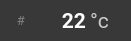
     <widget class="QFrame" name="frame_8">
      <property name="geometry">
       <rect>
        <x>330</x>
        <y>750</y>
        <width>131</width>
        <height>41</height>
       </rect>
      </property>
      <property name="minimumSize">
       <size>
        <width>131</width>
        <height>41</height>
       </size>
      </property>
      <property name="maximumSize">
       <size>
        <width>131</width>
        <height>41</height>
       </size>
      </property>
      <property name="styleSheet">
       <string notr="true">background-color: #383838;
border-radius: 20px;</string>
      </property>
      <property name="frameShape">
       <enum>QFrame::StyledPanel</enum>
      </property>
      <property name="frameShadow">
       <enum>QFrame::Raised</enum>
      </property>
      <widget class="QLabel" name="stat_temp">
       <property name="geometry">
        <rect>
         <x>35</x>
         <y>0</y>
         <width>51</width>
         <height>41</height>
        </rect>
       </property>
       <property name="minimumSize">
        <size>
         <width>51</width>
         <height>41</height>
        </size>
       </property>
       <property name="maximumSize">
        <size>
         <width>51</width>
         <height>41</height>
        </size>
       </property>
       <property name="palette">
        <palette>
         <active>
          <colorrole role="WindowText">
           <brush brushstyle="SolidPattern">
            <color alpha="255">
             <red>255</red>
             <green>255</green>
             <blue>255</blue>
            </color>
           </brush>
          </colorrole>
          <colorrole role="Button">
           <brush brushstyle="SolidPattern">
            <color alpha="255">
             <red>56</red>
             <green>56</green>
             <blue>56</blue>
            </color>
           </brush>
          </colorrole>
          <colorrole role="Text">
           <brush brushstyle="SolidPattern">
            <color alpha="255">
             <red>255</red>
             <green>255</green>
             <blue>255</blue>
            </color>
           </brush>
          </colorrole>
          <colorrole role="ButtonText">
           <brush brushstyle="SolidPattern">
            <color alpha="255">
             <red>255</red>
             <green>255</green>
             <blue>255</blue>
            </color>
           </brush>
          </colorrole>
          <colorrole role="Base">
           <brush brushstyle="SolidPattern">
            <color alpha="255">
             <red>56</red>
             <green>56</green>
             <blue>56</blue>
            </color>
           </brush>
          </colorrole>
          <colorrole role="Window">
           <brush brushstyle="SolidPattern">
            <color alpha="255">
             <red>56</red>
             <green>56</green>
             <blue>56</blue>
            </color>
           </brush>
          </colorrole>
         </active>
         <inactive>
          <colorrole role="WindowText">
           <brush brushstyle="SolidPattern">
            <color alpha="255">
             <red>255</red>
             <green>255</green>
             <blue>255</blue>
            </color>
           </brush>
          </colorrole>
          <colorrole role="Button">
           <brush brushstyle="SolidPattern">
            <color alpha="255">
             <red>56</red>
             <green>56</green>
             <blue>56</blue>
            </color>
           </brush>
          </colorrole>
          <colorrole role="Text">
           <brush brushstyle="SolidPattern">
            <color alpha="255">
             <red>255</red>
             <green>255</green>
             <blue>255</blue>
            </color>
           </brush>
          </colorrole>
          <colorrole role="ButtonText">
           <brush brushstyle="SolidPattern">
            <color alpha="255">
             <red>255</red>
             <green>255</green>
             <blue>255</blue>
            </color>
           </brush>
          </colorrole>
          <colorrole role="Base">
           <brush brushstyle="SolidPattern">
            <color alpha="255">
             <red>56</red>
             <green>56</green>
             <blue>56</blue>
            </color>
           </brush>
          </colorrole>
          <colorrole role="Window">
           <brush brushstyle="SolidPattern">
            <color alpha="255">
             <red>56</red>
             <green>56</green>
             <blue>56</blue>
            </color>
           </brush>
          </colorrole>
         </inactive>
         <disabled>
          <colorrole role="WindowText">
           <brush brushstyle="SolidPattern">
            <color alpha="255">
             <red>255</red>
             <green>255</green>
             <blue>255</blue>
            </color>
           </brush>
          </colorrole>
          <colorrole role="Button">
           <brush brushstyle="SolidPattern">
            <color alpha="255">
             <red>56</red>
             <green>56</green>
             <blue>56</blue>
            </color>
           </brush>
          </colorrole>
          <colorrole role="Text">
           <brush brushstyle="SolidPattern">
            <color alpha="255">
             <red>255</red>
             <green>255</green>
             <blue>255</blue>
            </color>
           </brush>
          </colorrole>
          <colorrole role="ButtonText">
           <brush brushstyle="SolidPattern">
            <color alpha="255">
             <red>255</red>
             <green>255</green>
             <blue>255</blue>
            </color>
           </brush>
          </colorrole>
          <colorrole role="Base">
           <brush brushstyle="SolidPattern">
            <color alpha="255">
             <red>56</red>
             <green>56</green>
             <blue>56</blue>
            </color>
           </brush>
          </colorrole>
          <colorrole role="Window">
           <brush brushstyle="SolidPattern">
            <color alpha="255">
             <red>56</red>
             <green>56</green>
             <blue>56</blue>
            </color>
           </brush>
          </colorrole>
         </disabled>
        </palette>
       </property>
       <property name="font">
        <font>
         <family>Roboto</family>
         <pointsize>16</pointsize>
         <weight>75</weight>
         <bold>true</bold>
        </font>
       </property>
       <property name="styleSheet">
        <string notr="true">color: rgb(255, 255, 255);</string>
       </property>
       <property name="text">
        <string>22</string>
       </property>
       <property name="alignment">
        <set>Qt::AlignRight|Qt::AlignTrailing|Qt::AlignVCenter</set>
       </property>
      </widget>
      <widget class="QLabel" name="stat_temp_icon">
       <property name="geometry">
        <rect>
         <x>10</x>
         <y>0</y>
         <width>25</width>
         <height>41</height>
        </rect>
       </property>
       <property name="minimumSize">
        <size>
         <width>25</width>
         <height>41</height>
        </size>
       </property>
       <property name="maximumSize">
        <size>
         <width>25</width>
         <height>41</height>
        </size>
       </property>
       <property name="palette">
        <palette>
         <active>
          <colorrole role="WindowText">
           <brush brushstyle="SolidPattern">
            <color alpha="255">
             <red>130</red>
             <green>130</green>
             <blue>130</blue>
            </color>
           </brush>
          </colorrole>
          <colorrole role="Button">
           <brush brushstyle="SolidPattern">
            <color alpha="0">
             <red>0</red>
             <green>0</green>
             <blue>0</blue>
            </color>
           </brush>
          </colorrole>
          <colorrole role="Text">
           <brush brushstyle="SolidPattern">
            <color alpha="255">
             <red>130</red>
             <green>130</green>
             <blue>130</blue>
            </color>
           </brush>
          </colorrole>
          <colorrole role="ButtonText">
           <brush brushstyle="SolidPattern">
            <color alpha="255">
             <red>130</red>
             <green>130</green>
             <blue>130</blue>
            </color>
           </brush>
          </colorrole>
          <colorrole role="Base">
           <brush brushstyle="SolidPattern">
            <color alpha="0">
             <red>0</red>
             <green>0</green>
             <blue>0</blue>
            </color>
           </brush>
          </colorrole>
          <colorrole role="Window">
           <brush brushstyle="SolidPattern">
            <color alpha="0">
             <red>0</red>
             <green>0</green>
             <blue>0</blue>
            </color>
           </brush>
          </colorrole>
         </active>
         <inactive>
          <colorrole role="WindowText">
           <brush brushstyle="SolidPattern">
            <color alpha="255">
             <red>130</red>
             <green>130</green>
             <blue>130</blue>
            </color>
           </brush>
          </colorrole>
          <colorrole role="Button">
           <brush brushstyle="SolidPattern">
            <color alpha="0">
             <red>0</red>
             <green>0</green>
             <blue>0</blue>
            </color>
           </brush>
          </colorrole>
          <colorrole role="Text">
           <brush brushstyle="SolidPattern">
            <color alpha="255">
             <red>130</red>
             <green>130</green>
             <blue>130</blue>
            </color>
           </brush>
          </colorrole>
          <colorrole role="ButtonText">
           <brush brushstyle="SolidPattern">
            <color alpha="255">
             <red>130</red>
             <green>130</green>
             <blue>130</blue>
            </color>
           </brush>
          </colorrole>
          <colorrole role="Base">
           <brush brushstyle="SolidPattern">
            <color alpha="0">
             <red>0</red>
             <green>0</green>
             <blue>0</blue>
            </color>
           </brush>
          </colorrole>
          <colorrole role="Window">
           <brush brushstyle="SolidPattern">
            <color alpha="0">
             <red>0</red>
             <green>0</green>
             <blue>0</blue>
            </color>
           </brush>
          </colorrole>
         </inactive>
         <disabled>
          <colorrole role="WindowText">
           <brush brushstyle="SolidPattern">
            <color alpha="255">
             <red>130</red>
             <green>130</green>
             <blue>130</blue>
            </color>
           </brush>
          </colorrole>
          <colorrole role="Button">
           <brush brushstyle="SolidPattern">
            <color alpha="0">
             <red>0</red>
             <green>0</green>
             <blue>0</blue>
            </color>
           </brush>
          </colorrole>
          <colorrole role="Text">
           <brush brushstyle="SolidPattern">
            <color alpha="255">
             <red>130</red>
             <green>130</green>
             <blue>130</blue>
            </color>
           </brush>
          </colorrole>
          <colorrole role="ButtonText">
           <brush brushstyle="SolidPattern">
            <color alpha="255">
             <red>130</red>
             <green>130</green>
             <blue>130</blue>
            </color>
           </brush>
          </colorrole>
          <colorrole role="Base">
           <brush brushstyle="SolidPattern">
            <color alpha="0">
             <red>0</red>
             <green>0</green>
             <blue>0</blue>
            </color>
           </brush>
          </colorrole>
          <colorrole role="Window">
           <brush brushstyle="SolidPattern">
            <color alpha="0">
             <red>0</red>
             <green>0</green>
             <blue>0</blue>
            </color>
           </brush>
          </colorrole>
         </disabled>
        </palette>
       </property>
       <property name="font">
        <font>
         <family>Roboto</family>
         <pointsize>10</pointsize>
        </font>
       </property>
       <property name="styleSheet">
        <string notr="true">color: rgb(130, 130, 130);
background-color: rgba(0, 0, 0, 0);</string>
       </property>
       <property name="text">
        <string># </string>
       </property>
       <property name="alignment">
        <set>Qt::AlignCenter</set>
       </property>
      </widget>
      <widget class="QLabel" name="stat_temp_unit">
       <property name="geometry">
        <rect>
         <x>90</x>
         <y>0</y>
         <width>25</width>
         <height>41</height>
        </rect>
       </property>
       <property name="minimumSize">
        <size>
         <width>0</width>
         <height>41</height>
        </size>
       </property>
       <property name="maximumSize">
        <size>
         <width>16777215</width>
         <height>41</height>
        </size>
       </property>
       <property name="palette">
        <palette>
         <active>
          <colorrole role="WindowText">
           <brush brushstyle="SolidPattern">
            <color alpha="255">
             <red>204</red>
             <green>204</green>
             <blue>204</blue>
            </color>
           </brush>
          </colorrole>
          <colorrole role="Button">
           <brush brushstyle="SolidPattern">
            <color alpha="255">
             <red>56</red>
             <green>56</green>
             <blue>56</blue>
            </color>
           </brush>
          </colorrole>
          <colorrole role="Text">
           <brush brushstyle="SolidPattern">
            <color alpha="255">
             <red>204</red>
             <green>204</green>
             <blue>204</blue>
            </color>
           </brush>
          </colorrole>
          <colorrole role="ButtonText">
           <brush brushstyle="SolidPattern">
            <color alpha="255">
             <red>204</red>
             <green>204</green>
             <blue>204</blue>
            </color>
           </brush>
          </colorrole>
          <colorrole role="Base">
           <brush brushstyle="SolidPattern">
            <color alpha="255">
             <red>56</red>
             <green>56</green>
             <blue>56</blue>
            </color>
           </brush>
          </colorrole>
          <colorrole role="Window">
           <brush brushstyle="SolidPattern">
            <color alpha="255">
             <red>56</red>
             <green>56</green>
             <blue>56</blue>
            </color>
           </brush>
          </colorrole>
         </active>
         <inactive>
          <colorrole role="WindowText">
           <brush brushstyle="SolidPattern">
            <color alpha="255">
             <red>204</red>
             <green>204</green>
             <blue>204</blue>
            </color>
           </brush>
          </colorrole>
          <colorrole role="Button">
           <brush brushstyle="SolidPattern">
            <color alpha="255">
             <red>56</red>
             <green>56</green>
             <blue>56</blue>
            </color>
           </brush>
          </colorrole>
          <colorrole role="Text">
           <brush brushstyle="SolidPattern">
            <color alpha="255">
             <red>204</red>
             <green>204</green>
             <blue>204</blue>
            </color>
           </brush>
          </colorrole>
          <colorrole role="ButtonText">
           <brush brushstyle="SolidPattern">
            <color alpha="255">
             <red>204</red>
             <green>204</green>
             <blue>204</blue>
            </color>
           </brush>
          </colorrole>
          <colorrole role="Base">
           <brush brushstyle="SolidPattern">
            <color alpha="255">
             <red>56</red>
             <green>56</green>
             <blue>56</blue>
            </color>
           </brush>
          </colorrole>
          <colorrole role="Window">
           <brush brushstyle="SolidPattern">
            <color alpha="255">
             <red>56</red>
             <green>56</green>
             <blue>56</blue>
            </color>
           </brush>
          </colorrole>
         </inactive>
         <disabled>
          <colorrole role="WindowText">
           <brush brushstyle="SolidPattern">
            <color alpha="255">
             <red>204</red>
             <green>204</green>
             <blue>204</blue>
            </color>
           </brush>
          </colorrole>
          <colorrole role="Button">
           <brush brushstyle="SolidPattern">
            <color alpha="255">
             <red>56</red>
             <green>56</green>
             <blue>56</blue>
            </color>
           </brush>
          </colorrole>
          <colorrole role="Text">
           <brush brushstyle="SolidPattern">
            <color alpha="255">
             <red>204</red>
             <green>204</green>
             <blue>204</blue>
            </color>
           </brush>
          </colorrole>
          <colorrole role="ButtonText">
           <brush brushstyle="SolidPattern">
            <color alpha="255">
             <red>204</red>
             <green>204</green>
             <blue>204</blue>
            </color>
           </brush>
          </colorrole>
          <colorrole role="Base">
           <brush brushstyle="SolidPattern">
            <color alpha="255">
             <red>56</red>
             <green>56</green>
             <blue>56</blue>
            </color>
           </brush>
          </colorrole>
          <colorrole role="Window">
           <brush brushstyle="SolidPattern">
            <color alpha="255">
             <red>56</red>
             <green>56</green>
             <blue>56</blue>
            </color>
           </brush>
          </colorrole>
         </disabled>
        </palette>
       </property>
       <property name="font">
        <font>
         <family>Roboto</family>
         <pointsize>16</pointsize>
        </font>
       </property>
       <property name="styleSheet">
        <string notr="true">color: #CCCCCC;</string>
       </property>
       <property name="text">
        <string>°c</string>
       </property>
       <property name="alignment">
        <set>Qt::AlignLeading|Qt::AlignLeft|Qt::AlignVCenter</set>
       </property>
      </widget>
     </widget>
